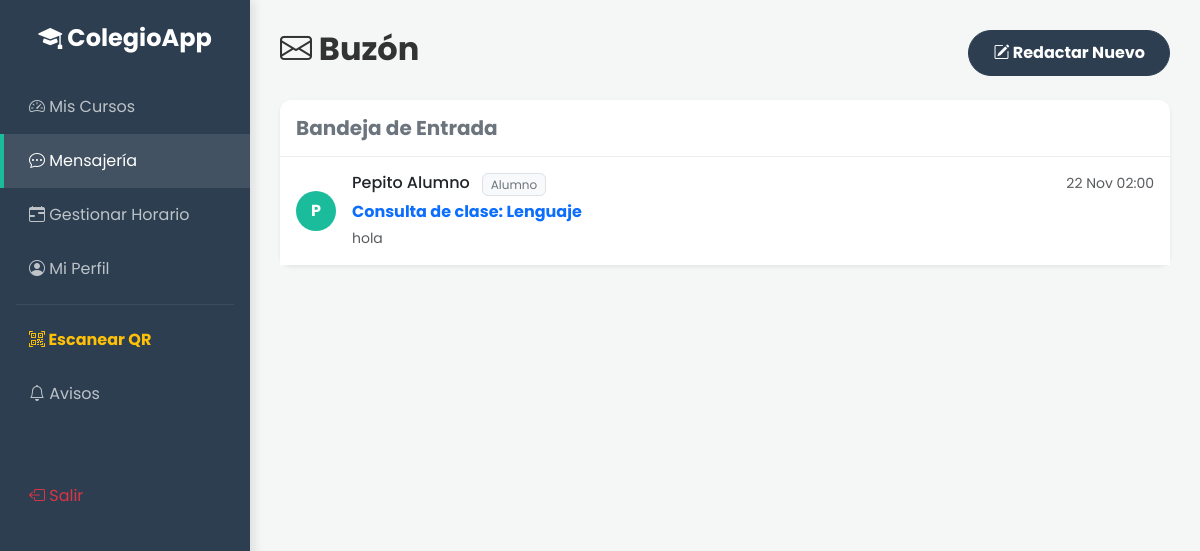
Screenshot of /profesor/mensajes.php (signed in) with the database file from the repository.
### tables this page shows
CREATE TABLE `mensajes` (
  `id` int(11) NOT NULL,
  `remitente_id` int(11) NOT NULL,
  `destinatario_id` int(11) NOT NULL,
  `asunto` varchar(150) NOT NULL,
  `mensaje` text NOT NULL,
  `leido` tinyint(1) DEFAULT 0,
  `fecha` timestamp NOT NULL DEFAULT current_timestamp()
);

CREATE TABLE `usuarios` (
  `id` int(11) NOT NULL,
  `nombre` varchar(100) NOT NULL,
  `email` varchar(100) NOT NULL,
  `password` varchar(255) NOT NULL,
  `rol` enum('director','profesor','alumno','apoderado','administrador') NOT NULL,
  `foto` varchar(255) DEFAULT 'default.jpg',
  `created_at` timestamp NOT NULL DEFAULT current_timestamp()
);

### profesor/mensajes.php (the view, shortened to what this page needs)
<?php
require '../config/db.php';
$mi_id = $_SESSION['user_id'];
$sql = "SELECT m.*, u.nombre as remitente, u.rol as rol_remitente
        FROM mensajes m
        JOIN usuarios u ON m.remitente_id = u.id
        WHERE m.destinatario_id = ? ORDER BY m.fecha DESC";
$stmt = $pdo->prepare($sql);
$stmt->execute([$mi_id]);
$mis_mensajes = $stmt->fetchAll();
?>
<!DOCTYPE html>
<html lang="es">
<head>
    <link href="https://cdn.jsdelivr.net/npm/bootstrap@5.3.0/dist/css/bootstrap.min.css" rel="stylesheet">
    <link rel="stylesheet" href="https://cdn.jsdelivr.net/npm/bootstrap-icons@1.10.5/font/bootstrap-icons.css">
    <link href="../assets/css/style.css" rel="stylesheet">
</head>
<body>
    <?php include '../includes/sidebar_profesor.php'; ?>
    <div class="main-content">
        <div class="d-flex justify-content-between align-items-center mb-4">
            <h2 class="fw-bold"><i class="bi bi-envelope"></i> Buzón</h2>
            <button class="btn btn-primary rounded-pill px-4 fw-bold" data-bs-toggle="modal" data-bs-target="#modalRedactar">
                <i class="bi bi-pencil-square"></i> Redactar Nuevo
            </button>
        </div>
        <div class="card shadow-sm border-0">
            <div class="card-header bg-white py-3"><h5 class="mb-0 fw-bold text-secondary">Bandeja de Entrada</h5></div>
            <div class="card-body p-0">
                <?php if(count($mis_mensajes) == 0): ?>
                    <div class="text-center py-5 text-muted"><i class="bi bi-inbox display-1 opacity-25"></i><p class="mt-2">No tienes mensajes nuevos.</p></div>
                <?php else: ?>
                    <ul class="list-group list-group-flush">
                        <?php foreach($mis_mensajes as $msg): ?>
                            <li class="list-group-item p-3 hover-effect">
                                <div class="d-flex align-items-center">
                                    <div class="avatar-circle me-3 flex-shrink-0"><?php echo strtoupper(substr($msg['remitente'], 0, 1)); ?></div>
                                    <div class="flex-grow-1">
                                        <div class="d-flex justify-content-between">
                                            <h6 class="mb-0 text-dark"><?php echo $msg['remitente']; ?> <span class="badge bg-light text-secondary border fw-normal ms-2"><?php echo ucfirst($msg['rol_remitente']); ?></span></h6>
                                            <small class="text-muted"><?php echo date("d M H:i", strtotime($msg['fecha'])); ?></small>
                                        </div>
                                        <p class="mb-1 fw-bold text-primary mt-1"><?php echo $msg['asunto']; ?></p>
                                        <p class="mb-0 text-muted small text-truncate"><?php echo $msg['mensaje']; ?></p>
                                    </div>
                                </div>
                            </li>
                        <?php endforeach; ?>
                    </ul>
                <?php endif; ?>
            </div>
        </div>
    </div>
</body>
</html>

### assets/css/style.css (style rules this page uses)
:root { --primary-color: #2c3e50; --secondary-color: #34495e; --accent-color: #1abc9c; --bg-light: #f4f7f6; --text-dark: #333; --sidebar-width: 250px; }
body { font-family: 'Poppins', sans-serif; background-color: var(--bg-light); color: var(--text-dark); }
.card { border: none; border-radius: 12px; box-shadow: 0 4px 20px rgba(0,0,0,0.05); transition: transform 0.3s ease, box-shadow 0.3s ease; }
.card-header { background-color: #fff; border-bottom: 1px solid #eee; font-weight: 600; border-radius: 12px 12px 0 0 !important; }
.btn-primary { background-color: var(--primary-color); border-color: var(--primary-color); padding: 10px 20px; border-radius: 8px; }
.main-content { margin-left: var(--sidebar-width); padding: 30px; }

### profesor/mensajes.php (style rules this page uses)
.avatar-circle { width: 40px; height: 40px; background-color: var(--accent-color); color: white; border-radius: 50%; display: flex; align-items: center; justify-content: center; font-weight: bold; }

### rows the page displays
mensajes: remitente.nombre "P", remitente.nombre "Pepito Alumno", remitente.rol "Alumno", fecha "22 Nov 02:00", asunto "Consulta de clase: Lenguaje", mensaje "hola"
